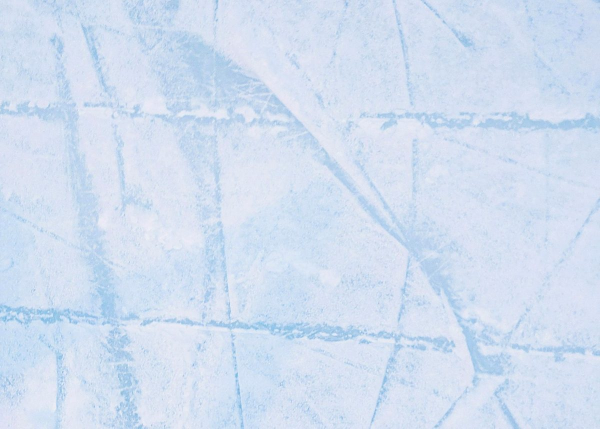
#> input picture app/assets/images/ice-light.jpg, 1200 x 857 px (shown at 1/2 size)
$ python og.py
#> lines starting #> are read from the running program, lines starting #| are printed output that depends on the picture
"""Картинка для превью ссылки (og:image) страницы скачивания: site/assets/og.jpg, 1200×630.
Лёд и шрифты — из приложения. Запуск: python3 tools/site/og.py"""
import os

from PIL import Image, ImageDraw, ImageFilter, ImageFont

ROOT = os.path.join(os.path.dirname(os.path.abspath(__file__)), "..", "..")
APP = os.path.join(ROOT, "app", "assets")
W, H = 1200, 630
BG, INK, INK2, ACCENT = (241, 246, 251), (11, 26, 42), (74, 96, 119), (29, 99, 173)


def font(name, size):
    return ImageFont.truetype(os.path.join(APP, "fonts", name), size)


ice = Image.open(os.path.join(APP, "images", "ice-light.jpg")).convert("RGB")
#> ice is the input picture: PIL image 1200x857 RGB; mean R, G, B 208.7, 222.2, 240.7
ice = ice.resize((W, round(ice.height * W / ice.width)), Image.LANCZOS).crop((0, 0, W, H))
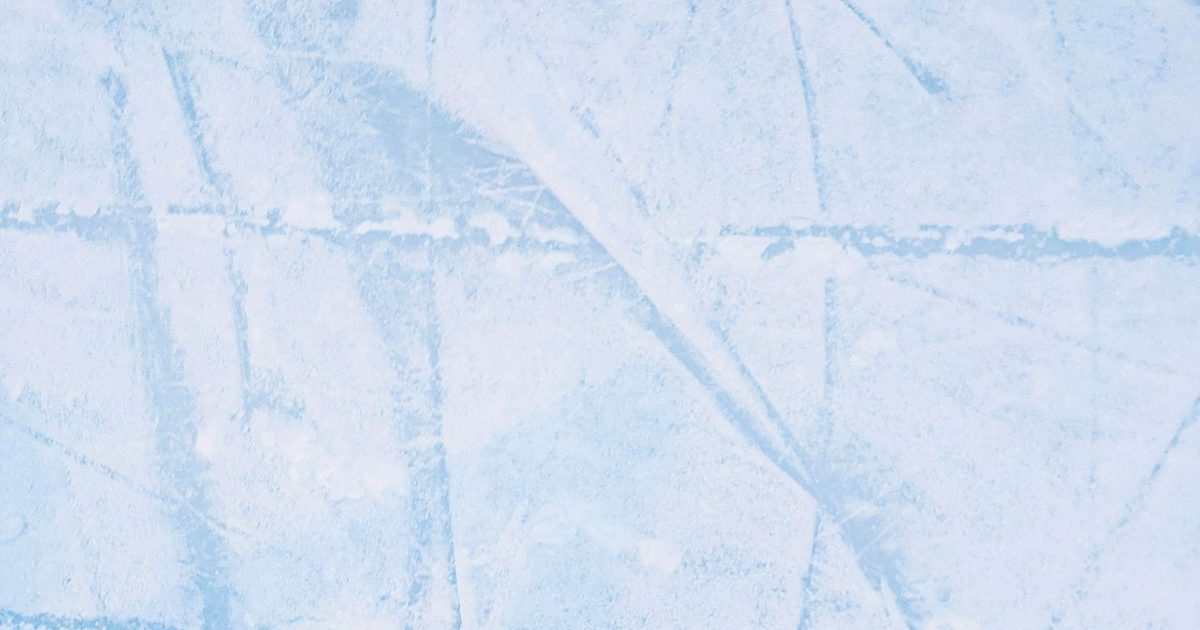
#> ice: PIL image 1200x630 RGB; mean R, G, B 209, 222.2, 240.6
veil = Image.new("RGB", (W, H), BG)
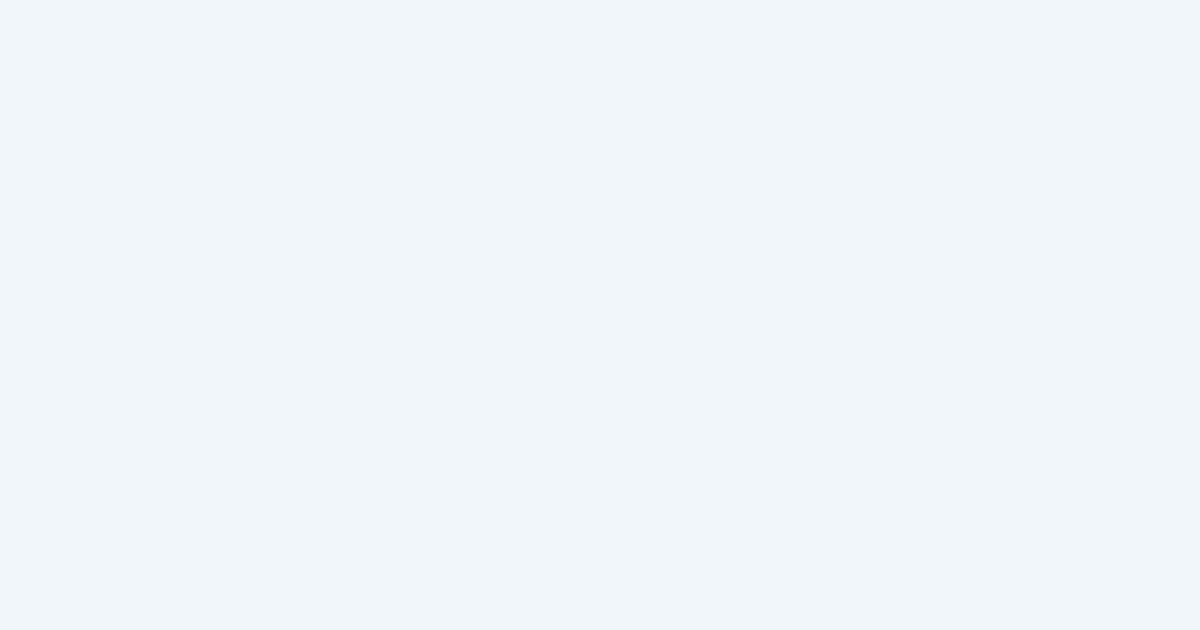
#> veil: PIL image 1200x630 RGB; mean R, G, B 241, 246, 251
mask = Image.linear_gradient("L").resize((W, H))  # сверху прозрачно, книзу — фон
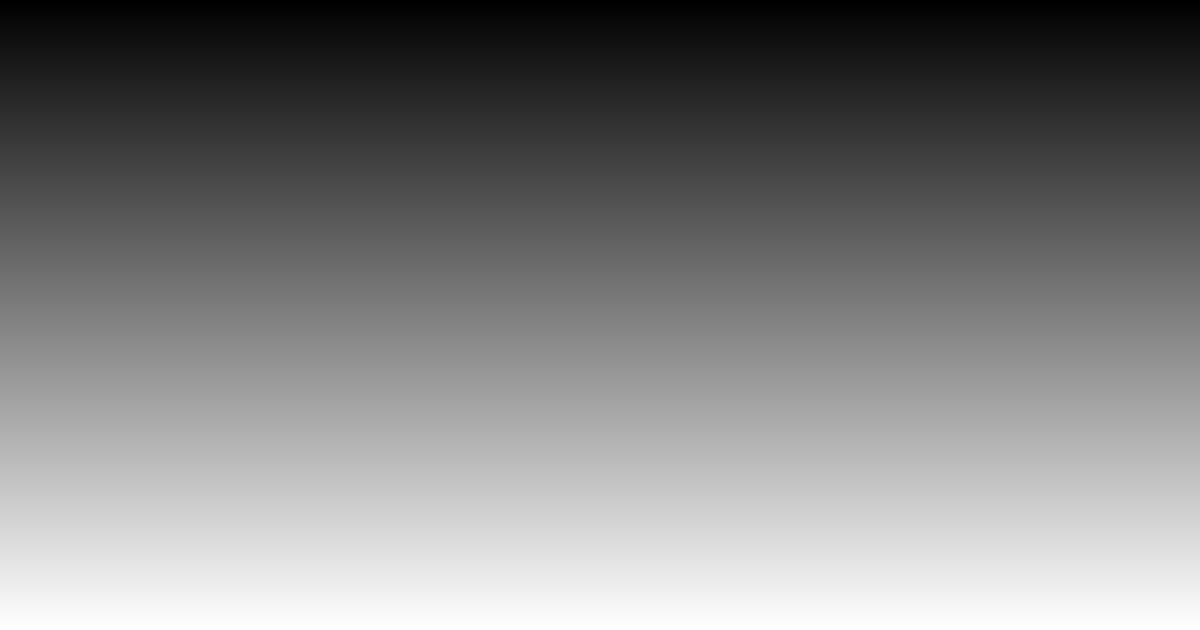
#> mask: PIL image 1200x630 L; min 0, max 255, mean 127.5
img = Image.composite(veil, ice, mask.point(lambda v: 70 + v * 185 // 255))
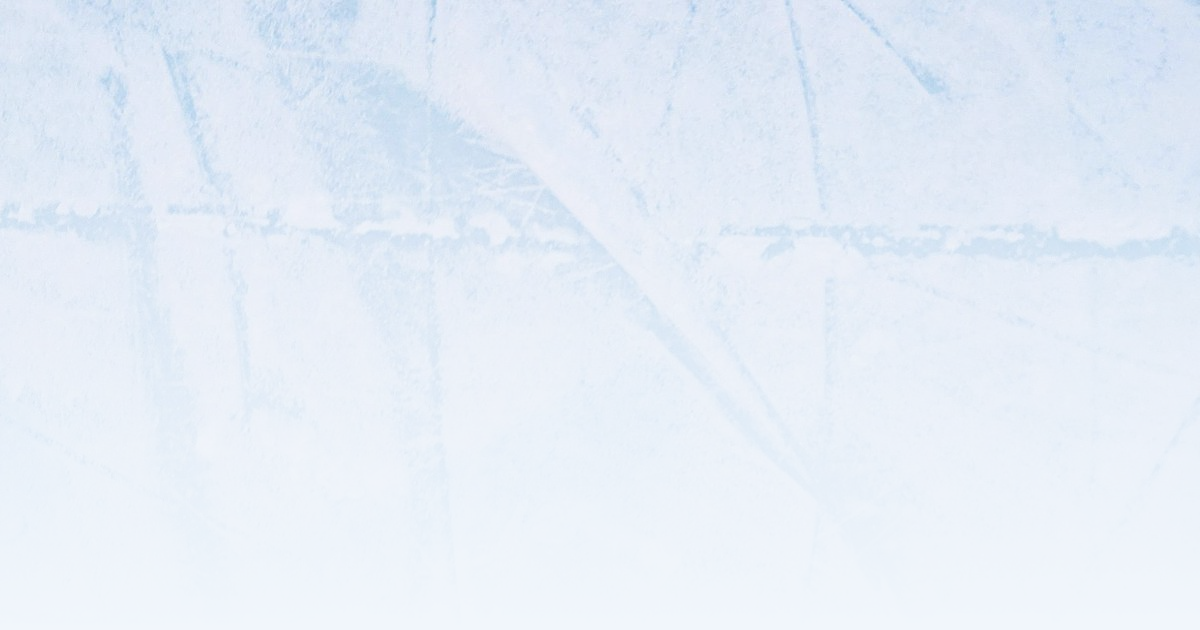
#> img: PIL image 1200x630 RGB; mean R, G, B 229, 237, 247

#> (the run stopped early here; a loop or call above may not have finished)
